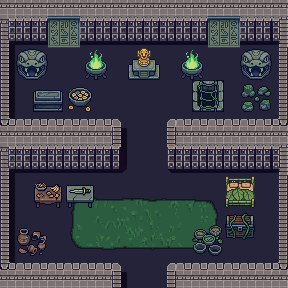

Below is a game level as drawn by its tile map, then a one-line description and the .tmx that defines it (tile-layer data replaced by summaries):
An orthogonal 18x18 tile map with 16x16 px tiles, 7 tile layers (Floor, Walls, Rug, Decor, ...), 7 tilesets and 10 objects (start, warp, marker, soundscape).

<map version="1.10" tiledversion="1.11.0" orientation="orthogonal" renderorder="right-down" width="18" height="18" tilewidth="16" tileheight="16" infinite="0" nextlayerid="10" nextobjectid="11">
 <tileset firstgid="1" source="../tilesets/verdant-temple-terrain.tsx" />
 <tileset firstgid="41" source="../tilesets/verdant-temple-overlay.tsx" />
 <tileset firstgid="65" source="../tilesets/verdant-temple-rug.tsx" />
 <tileset firstgid="1665" source="../tilesets/verdant-temple-decor.tsx" />
 <tileset firstgid="1677" source="../tilesets/verdant-temple-furniture.tsx" />
 <tileset firstgid="2328" source="../tilesets/collision.tsx" />
 <tileset firstgid="2330" source="../tilesets/verdant-temple-props.tsx" />
 <layer id="1" name="Floor" width="18" height="18">
  <data>[324 cells, 324 non-empty, 1 distinct tile ids]</data>
 </layer>
 <layer id="2" name="Walls" width="18" height="18">
  <data>[324 cells, 168 non-empty, 19 distinct tile ids]</data>
 </layer>
 <layer id="3" name="Rug" width="18" height="18">
  <data>[324 cells, 40 non-empty, 40 distinct tile ids]</data>
 </layer>
 <layer id="4" name="Decor" width="18" height="18">
  <data>[324 cells, 12 non-empty, 8 distinct tile ids]</data>
 </layer>
 <layer id="5" name="Decor 2" width="18" height="18">
  <data>[324 cells, 4 non-empty, 4 distinct tile ids]</data>
 </layer>
 <layer id="6" name="Dynamic" width="18" height="18">
  <data>[324 cells, 56 non-empty, 48 distinct tile ids]</data>
 </layer>
 <layer id="7" name="Collision" width="18" height="18">
  <data>[324 cells, 324 non-empty, 2 distinct tile ids]</data>
 </layer>
 <objectgroup id="8" name="Scenery">
  <object id="1" gid="2438" x="72" y="110" width="64" height="64" />
  <object id="2" gid="2415" x="200" y="110" width="64" height="64" />
  <object id="3" gid="2415" x="232" y="190" width="64" height="64" />
  <object id="4" gid="2435" x="72" y="190" width="64" height="64" />
  <object id="5" gid="2383" x="24" y="254" width="64" height="64" />
  <object id="6" gid="2522" x="48" y="254.4" width="64" height="64" />
 </objectgroup>
 <objectgroup id="9" name="Objects">
  <object id="7" x="144" y="248" name="start" type="start">
   <point />
  </object>
  <object id="8" x="128" y="256" name="front-door" type="warp" width="32" height="32">
   <properties>
    <property name="goto" value="Verdant,10.5,59.5" />
   </properties>
  </object>
  <object id="9" x="104" y="208" name="archaeologist-table" type="marker">
   <point />
  </object>
  <object id="10" x="16" y="48" name="sanctum" type="soundscape" width="256" height="64">
   <properties>
    <property name="channel3" value="audio/ambient/stone_hum.flac, 0.29" />
    <property name="emit" value="3.0" type="float" />
   </properties>
  </object>
 </objectgroup>
</map>
